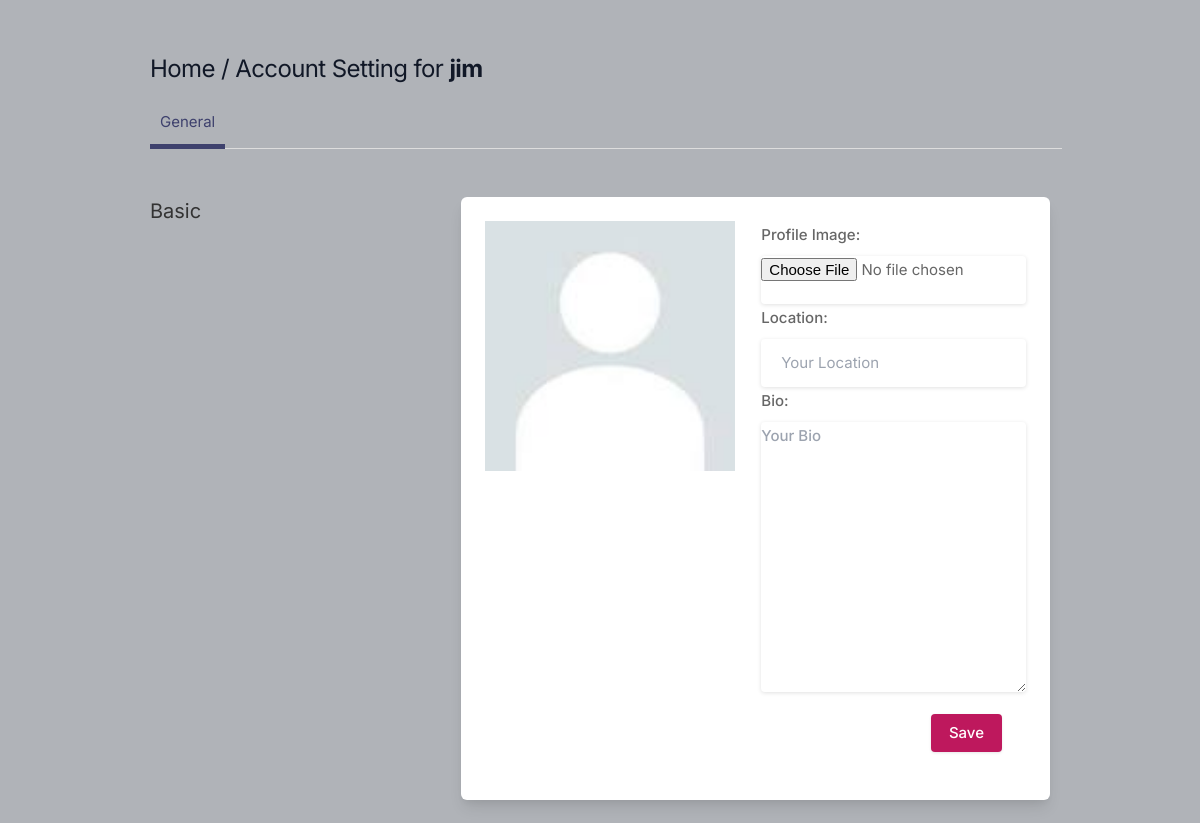
The app's page /settings (signed in), older data.
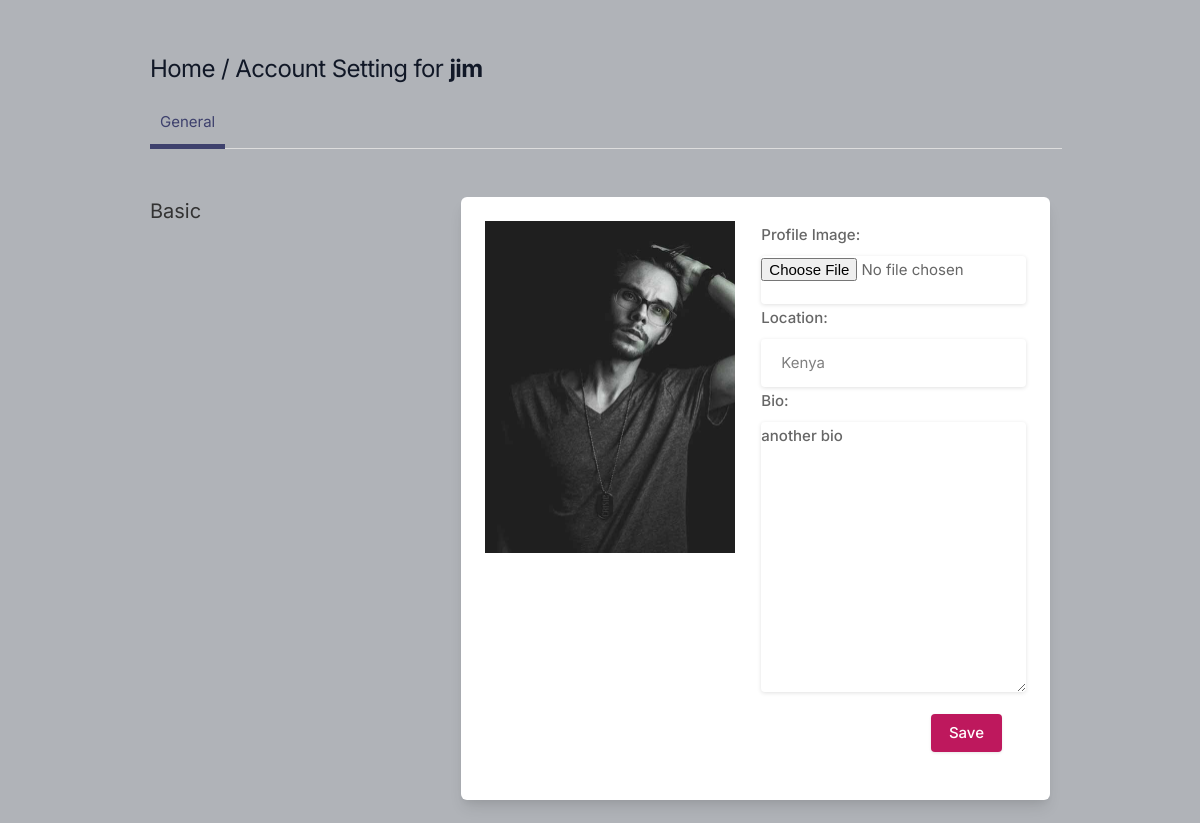
The same page, newer data.
### SocialMedia/models.py (models this page shows, shortened)
class Profile(models.Model):
  user = models.OneToOneField(User,on_delete=models.CASCADE)
  follows = models.ManyToManyField("self",
             related_name="followed_by",
             symmetrical=False,
             blank=True)
  bio = models.TextField(blank=True)
  profileimg = models.ImageField(upload_to='profile_images',default='blank.jpg',blank=True,null=True)
  location = models.CharField(max_length=100,blank=True)

### SocialMedia/views.py (the view)
# urls.py: path('settings',views.settings,name='settings'),
@login_required(login_url='login')
def settings(request):
  profile_user = Profile.objects.get(user=request.user)
  form = ProfileForm(request.POST or None,request.FILES or None,instance=profile_user)
  if request.method=="POST":
      if form.is_valid():
          form.save()
          return redirect('settings')
  return render(request,'setting.html',{"form":form,"profile_user":profile_user})

### SocialMedia/forms.py
class ProfileForm(forms.ModelForm):
    profileimg = forms.ImageField(
        required=True,
        widget=forms.FileInput(attrs={"class": "profileimg"}),
        label="Profile Image",
    )
    location = forms.CharField(
        required=True,
        widget=forms.TextInput(attrs={"placeholder": "Your Location", "class": "location"}),
        label="Location",
    )
    bio = forms.CharField(
        required=True,
        widget=forms.Textarea(attrs={"placeholder": "Your Bio", "class": "bio"}),
        label="Bio",
        max_length=100,
    )
    class Meta:
        model = Profile
        fields = ['profileimg', 'location', 'bio']

### templates/setting.html (shortened to what this page needs)
{% load static %}
<!DOCTYPE html>
<html lang="en">
<head>
    <link rel="stylesheet" href="{% static 'assets/css/icons.css' %}">
    <link rel="stylesheet" href="{% static 'assets/css/uikit.css' %}">
    <link rel="stylesheet" href="{% static 'assets/css/style.css' %}">
    <link rel="stylesheet" href="{% static 'assets/css/tailwind.css' %}">
</head>
<body>
            <div class="container m-auto">
                <h1 class="text-2xl leading-none text-gray-900 tracking-tight mt-3"><a href="/">Home</a> / Account Setting for <strong>{{profile_user.user.username}}</strong></h1>
                <ul class="mt-5 -mr-3 flex-nowrap lg:overflow-hidden overflow-x-scroll uk-tab">
                    <li class="uk-active"><a href="{% url 'settings' %}">General</a></li>
                </ul>
                <div class="grid lg:grid-cols-3 mt-12 gap-8">
                    <div>
                        <h3 class="text-xl mb-2"> Basic</h3>
                    </div>
                    <div class="bg-white rounded-md lg:shadow-lg shadow col-span-2">
                       <div class="grid grid-cols-2 gap-3 lg:p-6 p-4">
                        <img src="{{profile_user.profileimg.url}}" height="180px" width="250px" alt="">
                        <form action="" method="post" enctype="multipart/form-data">
                            {{form.as_p}}
                            <br>
                            <div class="bg-gray-10 p-6 pt-0 flex justify-end space-x-3">
                                <button  class="button bg-blue-700"> Save </button>
                            </div>
                        </form>
                       </div>
                    </div>
                        </div>
                    </div>
                    <br>
</body>
</html>

### static/assets/css/style.css (style rules this page uses)
body { background-color: #B0B3B8!important; }
button { vertical-align: middle; }
span.button, button.button { background-color: #be185d; top: 0; color: #fff; position: relative; padding: 8px 18px; line-height: 22px; position: relative; font-weight: 500; font-size: 15px; display: inline-block; -webkit-transition: all 0.2s ease-in-out; transition: all 0.2s ease-in-out; cursor: pointer; overflow: hidden; border: none; border-radius: 4px; -webkit-box-shadow: 0 1px 3px rgba(0, 0, 0, 0.1); box-shadow: 0 1px 3px rgba(0, 0, 0, 0.1); }
input { height: 48px; line-height: 48px; padding: 0 20px; outline: none; font-size: 15px; color: #808080; max-width: 100%; width: 100%; -webkit-box-sizing: border-box; box-sizing: border-box; display: block; font-weight: 400; opacity: 1; border-radius: 4px; border: none; -webkit-box-shadow: 0 1px 4px 0px rgba(0, 0, 0, 0.12); box-shadow: 0 1px 4px 0px rgba(0, 0, 0, 0.12); }
input[type="text"], input[type="password"], input[type="email"], input[type="number"] { height: 48px; line-height: 48px; padding: 0 20px; outline: none; font-size: 15px; color: #808080; max-width: 100%; width: 100%; -webkit-box-sizing: border-box; box-sizing: border-box; display: block; font-weight: 400; opacity: 1; border-radius: 4px; border: none; -webkit-box-shadow: 0 1px 4px 0px rgba(0, 0, 0, 0.12); box-shadow: 0 1px 4px 0px rgba(0, 0, 0, 0.12); }
textarea { height: 48px; line-height: 48px; padding: 0 20px; outline: none; font-size: 15px; color: #808080; margin: 0 0 16px 0; max-width: 100%; width: 100%; -webkit-box-sizing: border-box; box-sizing: border-box; display: block; background-color: #fff; font-weight: 500; opacity: 1; border-radius: 4px; border: none; -webkit-box-shadow: 0 1px 4px 0px rgba(0, 0, 0, 0.12); box-shadow: 0 1px 4px 0px rgba(0, 0, 0, 0.12); }
input { -webkit-transition: all 0.1s ease-in-out; transition: all 0.1s ease-in-out; }
::placeholder { color: #808080; opacity: 1; }
textarea { height: auto; line-height: 27px; padding: 20px; min-height: 130px; -webkit-transition: none !important; transition: none !important; min-width: 100%; }
label, legend { display: block; font-weight: bold; font-size: 15px; font-weight: 500; margin-bottom: 8px; }
button { border: none; margin: 0; padding: 0; width: auto; overflow: visible; background: transparent; color: inherit; font: inherit; line-height: normal; cursor: pointer; }
a { color: #be185d; -webkit-transition: 0.3s; transition: 0.3s; outline: none !important; }
button { outline: none !important; }
img { max-width: 100%; }
body { color: #666; font-size: 15px; line-height: 27px; background-color: #f0f2f5; font-family: "Inter", sans-serif; text-transform: none; }
body p { font-size: 15px; line-height: 27px; }
h1, h2, h3, h4, h5, h6 { font-family: "Inter", sans-serif; text-transform: none; }
input[type="text"], input[type="password"], input[type="email"] { font-family: "Inter", sans-serif; text-transform: none; }
textarea, select { font-family: "Inter", sans-serif; text-transform: none; }
button, body .pac-container { font-family: "Inter", sans-serif; text-transform: none; }
h1, h2, h3, h4, h5, h6 { color: #333; font-weight: 500; margin: 0; padding: 0; }
h1 { font-size: 32px; }
h3 { font-size: 22px; }
b, strong { font-weight: 700 !important; }
@media (min-width: 1024px) { .container { max-width: 900px !important; padding-top: 45px; } }

Row changes from the older to the newer data that the page shows:
changed Profile "jim": profileimg: picture added in place of a placeholder; location (not shown) → "Kenya"; bio (not shown) → "another bio"
